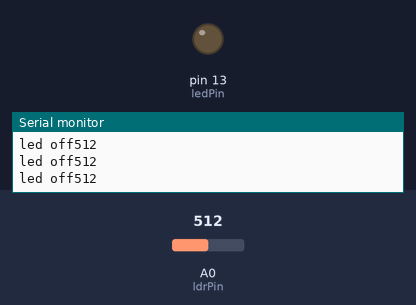
A sketch run on a simulated Arduino Uno, built with avr-gcc and run on an emulated ATmega328P. Parts: output pins drawn as LEDs (lit = HIGH), the last lines printed to the serial monitor. Inputs (shaded band) come from the test bench; at power-on: A0 (ldrPin) = 512.

Above: at 1.2 s.
1.3 s: A0 (ldrPin) set to 210
4.3 s: A0 (ldrPin) set to 184
At 4.6 s:
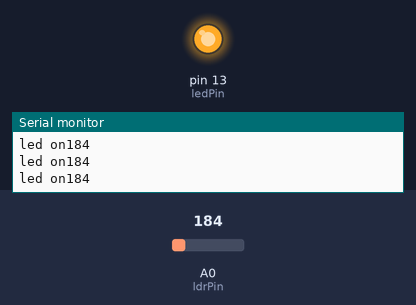
5.8 s: A0 (ldrPin) set to 306
At 6.2 s:
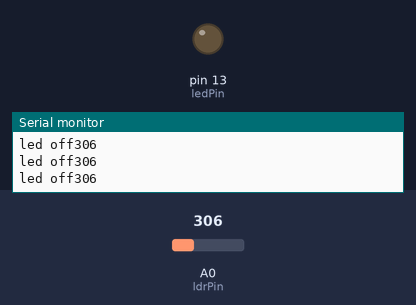
7.3 s: A0 (ldrPin) set to 190
At 8.4 s:
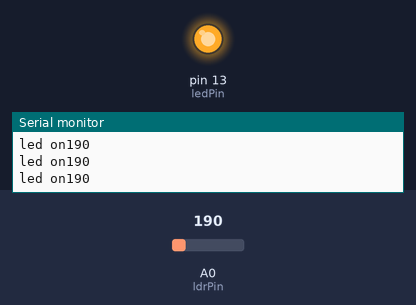
Timing chart, 0 to 9.8 s (numbered marks = the images above; inputs shaded):
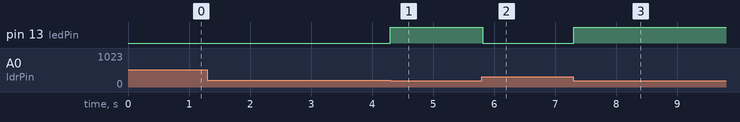

The sketch:

LDR_LED.ino
```cpp
const int ledPin = 13;

const int ldrPin = A0;

void setup() {

Serial.begin(9600);

pinMode(ledPin, OUTPUT);

pinMode(ldrPin, INPUT);

}

void loop() {

int ldrStatus = analogRead(ldrPin);

if (ldrStatus <=200) {

digitalWrite(ledPin, HIGH);

Serial.println( ldrStatus );
Serial.print("led on");

}

else {

digitalWrite(ledPin, LOW);

Serial.println( ldrStatus );
Serial.print("led off");
}

}
```

Measured:
- the behaviour switches between 201 and 200 on A0 (ldrPin) (found by bisection; images 0 and 1)
- after the input at 4.3 s, pin 13 (ledPin): LOW → HIGH at once
- after the input at 5.8 s, pin 13 (ledPin): HIGH → LOW at once
- after the input at 7.3 s, pin 13 (ledPin): LOW → HIGH at once
